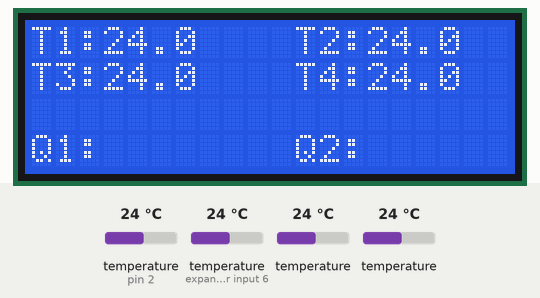
This sketch was run on a simulated Arduino Uno, built with avr-gcc and run on an emulated ATmega328P. Parts: 20×4 character LCD. The inputs (shaded band) are chosen by the test bench; at power-on: temperature (sensors on pin 2, expander input 6) 24 °C, temperature 24 °C.

Above: at 2.2 s.
2.3 s: temperature (sensor on pin 2) set to 12 °C
At 3.1 s:
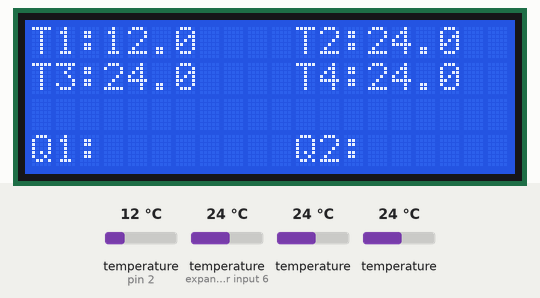
4.2 s: temperature (sensor on expander input 6) set to 12 °C
At 5.6 s:
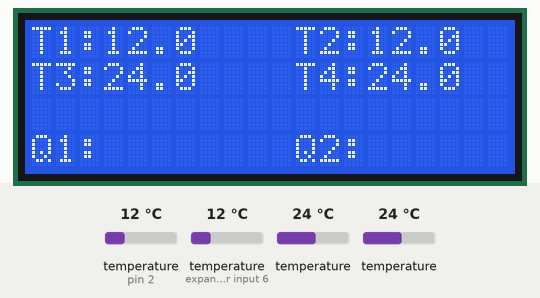
5.9 s: temperature (sensor 202) set to 12 °C
At 7.4 s:
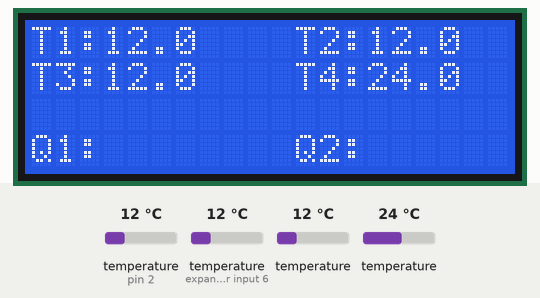
7.7 s: temperature (sensor 302) set to 12 °C
At 9.1 s:
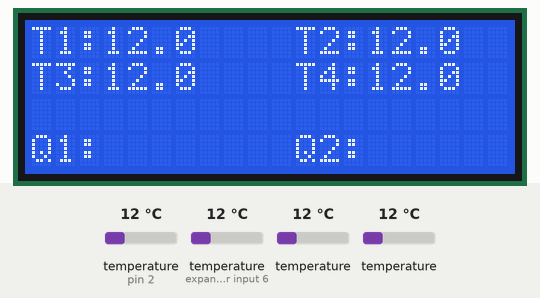
9.4 s: temperature (sensor on pin 2) set to 19 °C
11.1 s: temperature (sensor on expander input 6) set to 19 °C
At 12.5 s:
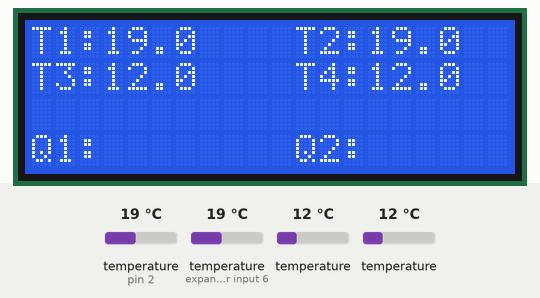
Timing chart, 0 to 13.8 s (numbered marks = the images above; inputs shaded):
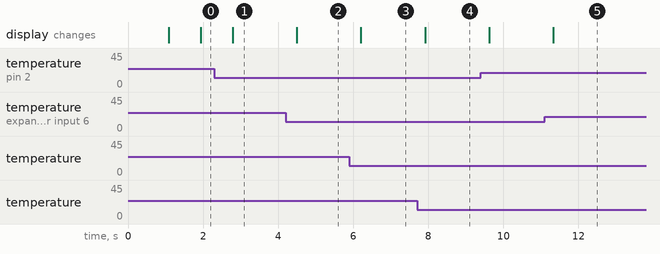

The sketch:

sensor_temp_proyecto_con_lcd.ino
```cpp
#include <OneWire.h>
#include <DallasTemperature.h>

#include <Wire.h>
#include <LiquidCrystal_I2C.h>
LiquidCrystal_I2C lcd(0x27, 20, 4);


OneWire ourWire(2);   //Se establece el pin 2  como bus OneWire

DallasTemperature sensors(&ourWire); //Se declara una variable u objeto para nuestro sensor

DeviceAddress address1 = {0x28, 0xEF, 0x5F, 0xFA, 0x5, 0x0, 0x0, 0xB6};//dirección del sensor 1
DeviceAddress address2 = {0x28, 0xC6, 0x6, 0xFB, 0x5, 0x0, 0x0, 0x7F};//dirección del sensor 2
DeviceAddress address3 = {0x28, 0xE8, 0x27, 0xFB, 0x5, 0x0, 0x0, 0xEF};//dirección del sensor 3
DeviceAddress address4 = {0x28, 0x38, 0x47, 0xFB, 0x5, 0x0, 0x0, 0x3A};//dirección del sensor 3
void setup() {
  //Serial.begin(9600);
  delay(1000);
  sensors.begin();   //Se inicia el sensor
  // Inicializar el LCD
  lcd.init();

  //Encender la luz de fondo.
  lcd.backlight();
}

void loop() {

  sensors.requestTemperatures();   //envía el comando para obtener las temperaturas
  float temp1 = sensors.getTempC(address1); //Se obtiene la temperatura en °C del sensor 1
  float temp2 = sensors.getTempC(address2); //Se obtiene la temperatura en °C del sensor 2
  float temp3 = sensors.getTempC(address3); //Se obtiene la temperatura en °C del sensor 3
  float temp4 = sensors.getTempC(address4); //Se obtiene la temperatura en °C del sensor 4


  lcd.setCursor(0, 0);
  lcd.print("T1:");
  lcd.print(temp1, 1);
  lcd.print("   ");

  lcd.setCursor(11, 0);
  lcd.print("T2:");
  lcd.print(temp2, 1);
  lcd.print("   ");

  lcd.setCursor(0, 1);
  lcd.print("T3:");
  lcd.print(temp3, 1);
  lcd.print("   ");

  lcd.setCursor(11, 1);
  lcd.print("T4:");
  lcd.print(temp4, 1);
  lcd.print("   ");

  lcd.setCursor(0, 3);
  lcd.print("Q1:");

  lcd.print("   ");

  lcd.setCursor(11, 3);
  lcd.print("Q2:");

  lcd.print("   ");


}
```

Measured:
- after the input at 2.3 s, the display: changes after 0.49 s (image 1)
- after the input at 4.2 s, the display: changes after 0.30 s (image 2)
- after the input at 5.9 s, the display: changes after 0.31 s (image 3)
- after the input at 7.7 s, the display: changes after 0.22 s (image 4)
- after the input at 11.1 s, the display: changes after 0.24 s (image 5)
